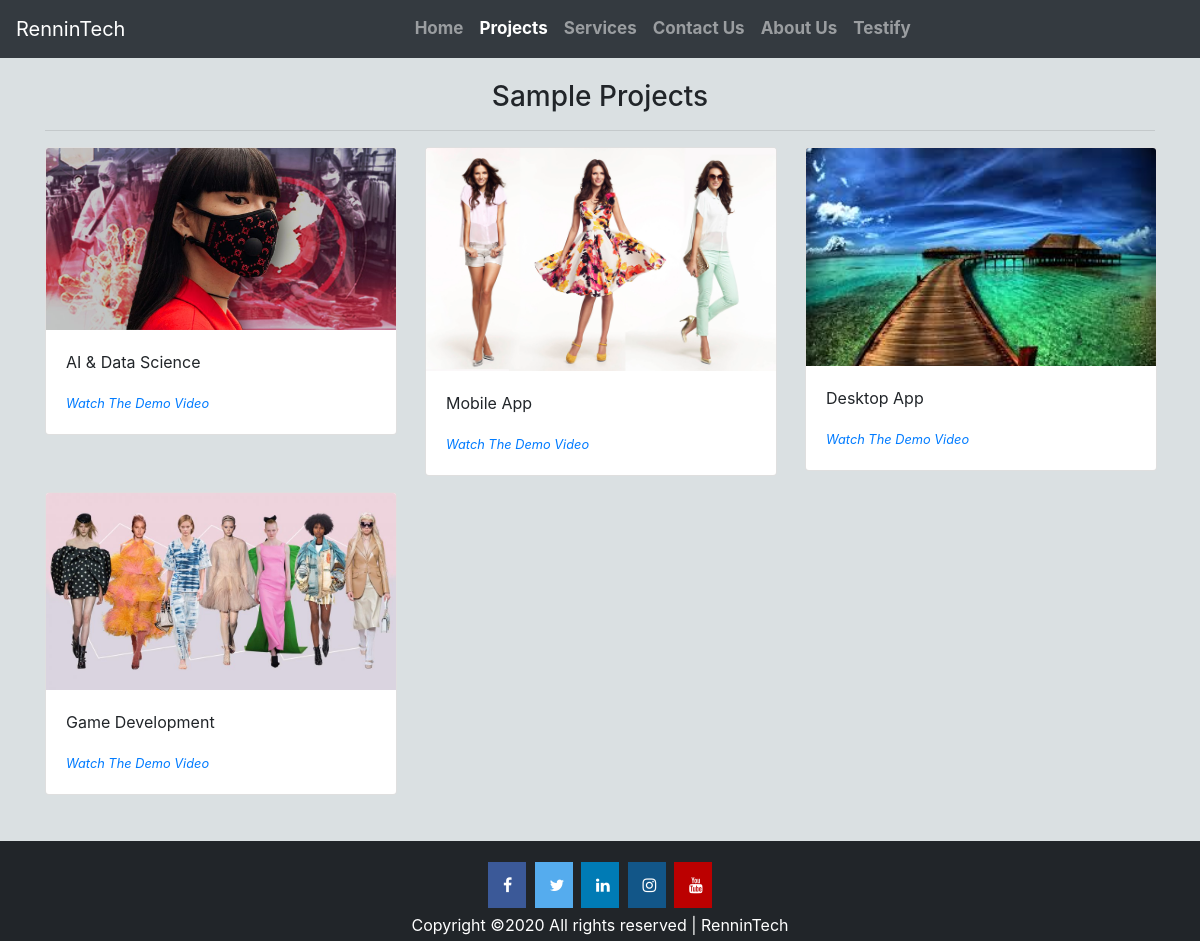
/projects/, run on the app's committed database.
### base/models.py (models this page shows, shortened)
class Project(models.Model):
    title = models.CharField(max_length=200)
    brief = models.CharField(max_length=200)
    thumnail = models.ImageField(upload_to='uploads/')
    video = models.CharField(max_length=100)
    video_link = models.URLField()

### base/views.py (the view)
# urls.py: path('projects/', views.projects, name='projects'),
def projects(request):
    projects = Project.objects.all()
    context = {
        'projects':projects
    }
    return render(request, 'base/projects.html', context)

### base/templates/base/projects.html
{% extends 'base/layout.html' %}
{% load static %}
{% block active2 %}
active
{% endblock active2 %}
{% block content %}
<div class="container mb-4">
	<h3 class="top_margin">Sample Projects</h3>
	<hr>
	<div class="row" style="margin-bottom: 130px;" >
    {% for project in projects %}
    <div class="col-lg-4 col-md-6 col-sm-12 col-xs-12 mb-3">
        <div class="card mr-auto ml-auto" style="width: 22rem;">
            <img src="{{project.thumnail.url}}" class="card-img-top" alt="">
            <div class="card-body">
            <p class="card-text">{{project.title}}</p>
            <small><em><a href="{{project.video_link}}">Watch The Demo Video</a></em></small>
            </div>
        </div>
    </div>
    {% endfor %}
	</div>
</div>
{% endblock content %}

### base/static/css/style.css (style rules this page uses)
.top_margin { margin-top: 80px; text-align: center; }
body { margin: 0 0; }
html { position: relative; min-height: 100%; }

### data on the page
Project: thumnail (picture), title "AI & Data Science"
Project: thumnail (picture), title "Mobile App"
Project: thumnail (picture), title "Desktop App"
Project: thumnail (picture), title "Game Development"
